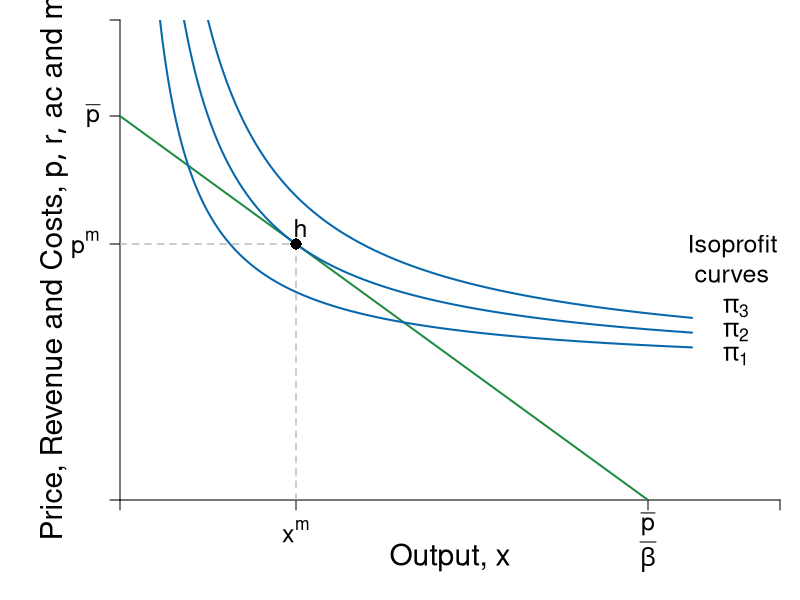

Recreate this plot in R.
#Graph Designer: Simon Halliday + Scott Cohn
#Authors: Bowles and Halliday
#Title: Coordination, Conflict and Competition: A Text in Microeconomics

require(shape)
pdf(file = "firmmarketsupply/isoprofit_monopoly_profits.pdf", width = 9, height = 7)

#Set parameters for graphics
axislabelsize <- 1.8
labelsize <- 1.5
namesize <- 1.8
annotatesize <- 1.5
graphlinewidth <- 2
segmentlinewidth <- 1.5

COL <- c("#7fc97f", "#beaed4", "#fdc086", "#ffff99", "#386cb0", "#f0027f", "#bf5b17", "#666666")
COLA <- c("#e0f3db", "#99d8c9","#66c2a4","#41ae76", "#238b45", "#005824")
COLB <- c("#c6dbef", "#4eb3d3", "#2b8cbe", "#0868ac","#084081")

#Edited the margins to cater for the larger LHS labels
par(mar =  c(5, 6, 1, 1))

AvgRevenue <- function(x, rmax = 12, xmax = 12){
  rmax - (rmax/xmax)*x
}

MRevenue <- function(x, rmax = 12, xmax = 12){
  rmax - 2*(rmax/xmax)*x
}

AvgCost <- function(x, c0 = 2, c1 = 4){
  c0/x + c1
}

# From CORE
IsoProf <- function(x, k = 0, c0 = 2, c1 = 4){
  AvgCost(x) + k/x
}

xlims <- c(0, 15)
ylims <- c(0, 15)

npts <- 501 
x <- seq(xlims[1], xlims[2], length.out = npts)
y <- seq(ylims[1], ylims[2], length.out = npts) 
a <- c(13, 16.75, 19.25)

plot(0, 0, xlim = xlims, ylim = ylims, type = "n",
     xlab = expression(paste("")),
     ylab = expression(paste("")), 
     xaxt = "n", 
     yaxt = "n", 
     cex.lab = axislabelsize, 
     bty = "n",
     xaxs = "i", 
     yaxs = "i")


ticksy <- c(0, AvgRevenue(x = 4), 12, ylims[2])
ylabels <- c(NA, expression(paste(p^{m})), expression(paste(bar(p))), NA)
ticksx <- c(0, 4, 12, xlims[2])
xlabels <- c(NA, expression(paste(x^{m})),  expression(paste(frac(bar(p),beta))), NA)


axis(1, at = ticksx, pos = 0, labels = FALSE)
text(x = c(0, 4, 12, xlims[2]), par("usr")[3] - 0.4, labels = xlabels, srt = 0, pos = 1, xpd = TRUE, cex = labelsize)
axis(2, at = ticksy, pos = 0, labels = ylabels, las = 1, cex.axis = labelsize)

npts <- 500 
xx1 <- seq(xlims[1], xlims[2], length.out = npts)
xx2 <- seq(xlims[1], xlims[2] - 2, length.out = npts)
xx3 <- seq(2, 6, length.out = npts)

lines(xx1, AvgRevenue(xx1, rmax = 12, xmax = 12), col = COLA[5], lwd = graphlinewidth)
lines(xx2, IsoProf(xx2, k = 14), col = COLB[4], lwd = graphlinewidth)

# Iso Prof --- Too high/too low
lines(xx2, IsoProf(xx2, k = 8), col = COLB[4], lwd = graphlinewidth)
lines(xx2, IsoProf(xx2, k = 20), col = COLB[4], lwd = graphlinewidth)

#Label the axes
text(0.5*(xlims[2]), -1.8, expression(paste("Output, ", x)), xpd = TRUE, cex = axislabelsize) 
text(-1.5, 0.5*ylims[2], expression(paste("Price, Revenue and Costs, ", list(p, r, ac), " and ", mc)), xpd = TRUE, cex = axislabelsize, srt = 90) 

#Label curves
text(xlims[2] - 1, 7, expression(paste("Isoprofit \n curves")), cex = labelsize)


text(xlims[2] - 1, 6, expression(paste(pi[3])), cex = labelsize)
text(xlims[2] - 1, 5.25, expression(paste(pi[2])), cex = labelsize)
text(xlims[2] - 1, 4.5, expression(paste(pi[1])), cex = labelsize)

#Draw segments for total costs
segments(0, AvgRevenue(x = 4), 4, AvgRevenue(x = 4), lty = 2, col = "gray" , lwd = segmentlinewidth)
segments(4, 0, 4, AvgRevenue(x = 4), lty = 2, col = "gray" , lwd = segmentlinewidth)

points(4, AvgRevenue(x = 4), pch = 16, col = "black", cex = 1.5)
text(4.1, AvgRevenue(x = 4) + 0.5, expression("h"), cex = labelsize)


dev.off()
